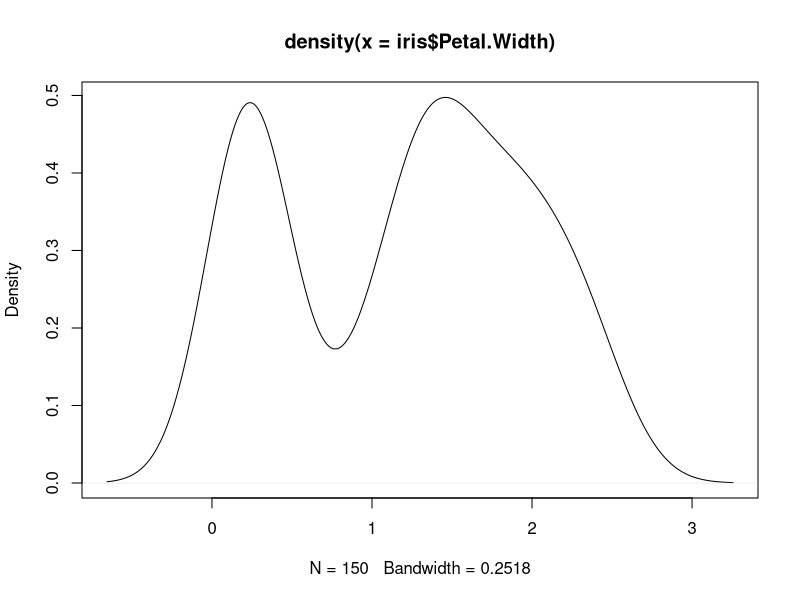
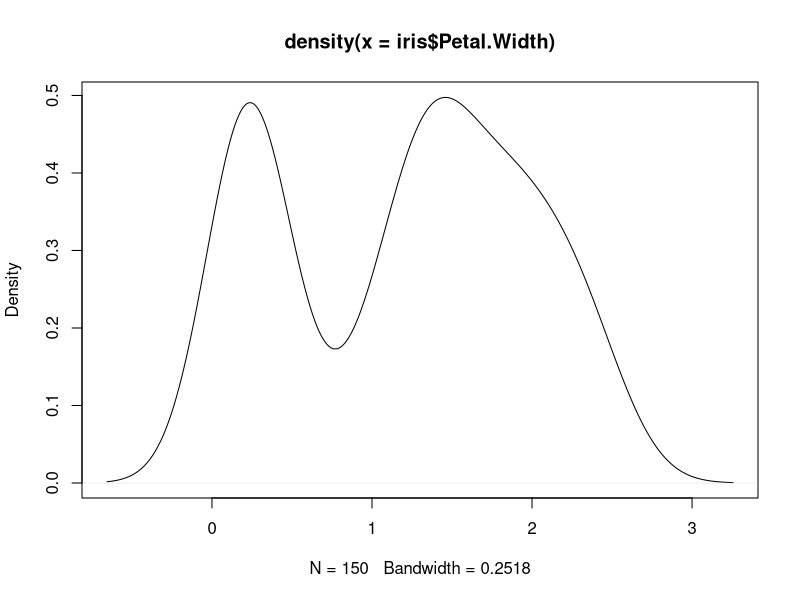

Write the R code that produced these figures, in order.
## ---- chunk 1
y <- density(iris$Petal.Width)
class(y)
typeof(y)
str(y)
## ---- chunk 2
plot(y)
## ---- chunk 3
y <- density(iris$Petal.Width)
class(y)
typeof(y)
str(y)
## ---- chunk 4
plot(y)
